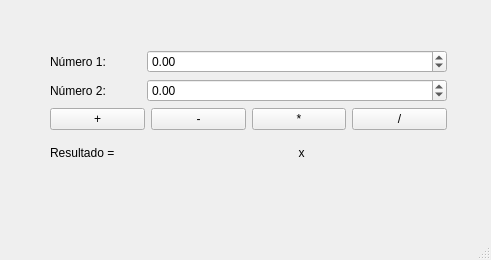
<?xml version="1.0" encoding="UTF-8"?>
<ui version="4.0">
 <class>MainWindow</class>
 <widget class="QMainWindow" name="MainWindow">
  <property name="geometry">
   <rect>
    <x>0</x>
    <y>0</y>
    <width>491</width>
    <height>260</height>
   </rect>
  </property>
  <property name="windowTitle">
   <string>MainWindow</string>
  </property>
  <widget class="QWidget" name="cen">
   <widget class="QWidget" name="layoutWidget">
    <property name="geometry">
     <rect>
      <x>50</x>
      <y>50</y>
      <width>397</width>
      <height>119</height>
     </rect>
    </property>
    <layout class="QVBoxLayout" name="ver">
     <item>
      <layout class="QHBoxLayout" name="hor1">
       <item>
        <widget class="QLabel" name="label">
         <property name="text">
          <string>Número 1:</string>
         </property>
        </widget>
       </item>
       <item>
        <widget class="QDoubleSpinBox" name="number1">
         <property name="minimumSize">
          <size>
           <width>300</width>
           <height>0</height>
          </size>
         </property>
         <property name="minimum">
          <double>-9999.000000000000000</double>
         </property>
         <property name="maximum">
          <double>9999.000000000000000</double>
         </property>
        </widget>
       </item>
      </layout>
     </item>
     <item>
      <layout class="QHBoxLayout" name="hor2">
       <item>
        <widget class="QLabel" name="label_2">
         <property name="text">
          <string>Número 2:</string>
         </property>
        </widget>
       </item>
       <item>
        <widget class="QDoubleSpinBox" name="number2">
         <property name="minimumSize">
          <size>
           <width>300</width>
           <height>0</height>
          </size>
         </property>
         <property name="minimum">
          <double>-9999.000000000000000</double>
         </property>
         <property name="maximum">
          <double>9999.000000000000000</double>
         </property>
        </widget>
       </item>
      </layout>
     </item>
     <item>
      <layout class="QHBoxLayout" name="hor3">
       <item>
        <widget class="QPushButton" name="Soma">
         <property name="text">
          <string>+</string>
         </property>
        </widget>
       </item>
       <item>
        <widget class="QPushButton" name="Subtracao">
         <property name="text">
          <string>-</string>
         </property>
        </widget>
       </item>
       <item>
        <widget class="QPushButton" name="Multiplicacao">
         <property name="text">
          <string>*</string>
         </property>
        </widget>
       </item>
       <item>
        <widget class="QPushButton" name="Divisao">
         <property name="text">
          <string>/</string>
         </property>
        </widget>
       </item>
      </layout>
     </item>
     <item>
      <layout class="QHBoxLayout" name="hor4">
       <item>
        <widget class="QLabel" name="label_4">
         <property name="maximumSize">
          <size>
           <width>100</width>
           <height>200</height>
          </size>
         </property>
         <property name="text">
          <string>Resultado =</string>
         </property>
        </widget>
       </item>
       <item>
        <widget class="QLabel" name="Result">
         <property name="text">
          <string>x</string>
         </property>
         <property name="alignment">
          <set>Qt::AlignCenter</set>
         </property>
        </widget>
       </item>
      </layout>
     </item>
    </layout>
   </widget>
  </widget>
  <widget class="QMenuBar" name="menubar">
   <property name="geometry">
    <rect>
     <x>0</x>
     <y>0</y>
     <width>491</width>
     <height>26</height>
    </rect>
   </property>
  </widget>
  <widget class="QStatusBar" name="statusbar"/>
 </widget>
 <resources/>
 <connections/>
</ui>
